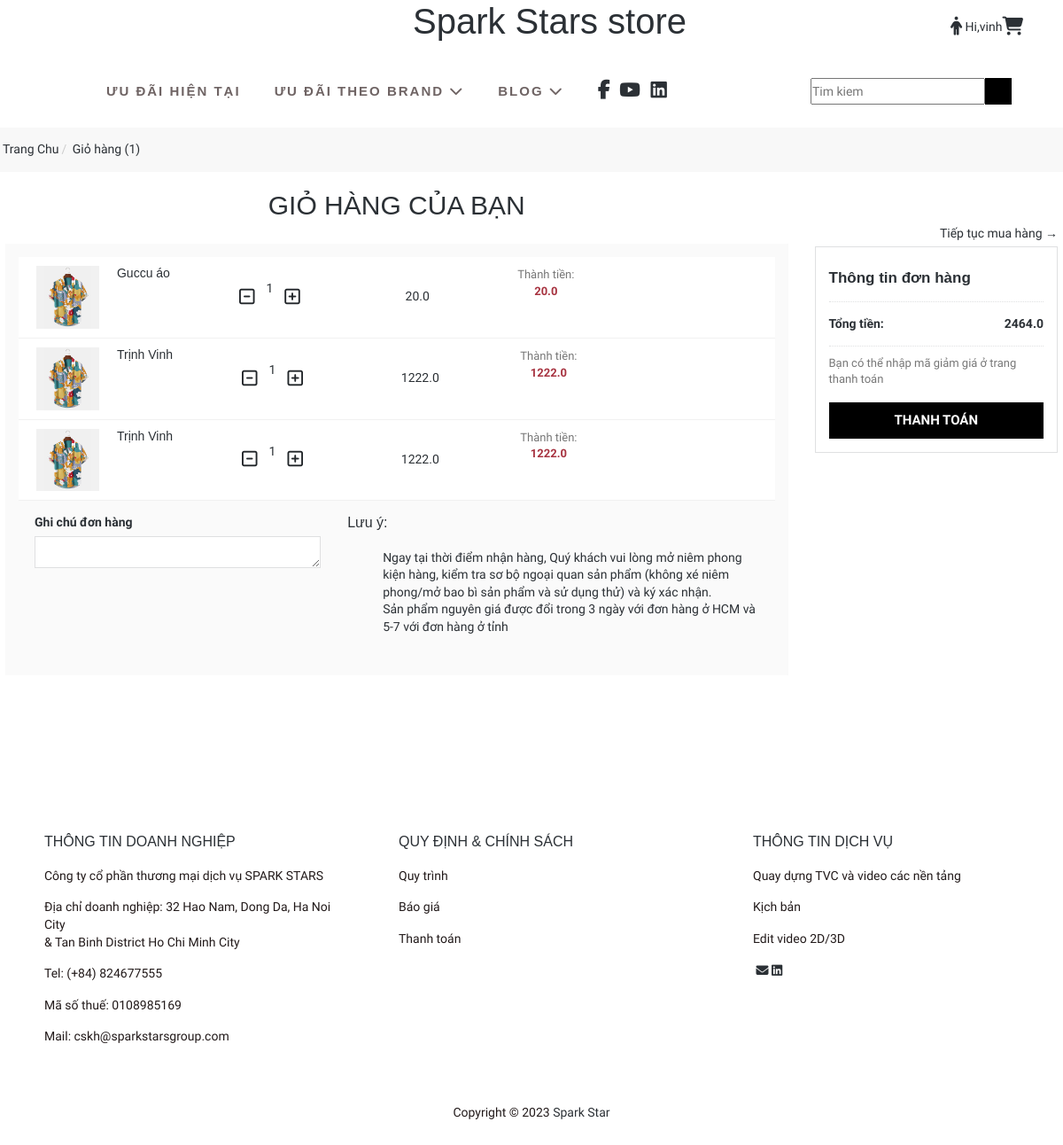
/Account/cart/ (signed in), run on the app's committed database.
### account/models.py (models this page shows, shortened)
class Cart(models.Model):
    user = models.ForeignKey(User,on_delete=models.CASCADE)
    product  =models.ForeignKey(Item,on_delete=models.CASCADE)
    quantity = models.PositiveIntegerField(default=1)

### item/models.py (models this page shows, shortened)
class Item(models.Model):
    category = models.ForeignKey(Category,related_name='items',on_delete=models.CASCADE)
    name =models.CharField(max_length=255)
    description = models.TextField(blank=True,null=True)
    price = models.FloatField()
    image = models.ImageField(upload_to='item_images',blank=True,null=True)
    is_sold = models.BooleanField(default=False)
    created_by = models.ForeignKey(User,related_name='items',on_delete=models.CASCADE)
    created_at = models.DateTimeField(auto_now_add=True)

### account/views.py (the view)
# urls.py: path("cart/",views.show_cart,name = "cart"),
def show_cart(request):
    user = request.user
    cart  =Cart.objects.filter(user= user)
    amount  =0
    for p in cart:
        value  =p.quantity *  p.product.price
        amount += value
        totalamount  =amount+   40
    return render(request,'account/cart.html',locals())

### account/templates/account/cart.html (shortened to what this page needs)
{% extends 'core/base.html' %}
{% block content %}
<main class="">
    <div id="layout-cart">
        <div class="breadcrumb-shop">
            <div class="container11">
                <div class="row">
                    <div class="col-lg-12 col-md-12 col-sm-12 col-xs-12 pd5 " itemprop itemtype="http://schema.org/BreadcrumbList">
                        <ol class="breadcrumb breadcrumb-arrows" itemprop="itemListElement">
                            <li itemprop itemtype="http://schema.org/ListItem"><a href="" target="_self" itemprop="item" ><span itemprop="name">Trang Chu</span></a></li>
                            <li class="active" itemprop="itemListElement" itemscope itemtype="http://schema.org/ListItem"><span itemprop="item" content=""><span itemprop="name">Giỏ hàng (1)</span></span></li>
                        </ol>
                    </div>
                </div>
            </div>
        </div>
        <div class="container11">
            <div class="row layout-cart">
                <div class="col-md-12 col-xs-12">
                    <div class="row">
                        <div  class="col-md-9 col-xs-12">
                            <h1 class="heading-cart">
                                Giỏ hàng của bạn
                            </h1>
                            {% if cart %}
                            <div class="list-pageform-cart">
                                <div class="cart-row cart-container1">
                                    <form action="" method="post" id="cartformpage">
                                        <div class="table-cart">
                                            {% for item in cart %}
                                            <div class="item line-item line-item-container1" data-variant-id="1110367316">
                                                <div class="left">
                                                    <div class="item-img"><img src="{{ item.product.image.url }}" alt=""></div>
                                                </div>
                                                <div class="right">
                                                    <div class="item-infor">
                                                        <a href=""><h3>{{item.product.name}}</h3></a>
                                                    </div>
                                                    <div class="item-quan">
                                                        <div class="qty quantity-partent qty-click clearfix">
                                                            <a href="" class="minus-cart btn" pid={{item.product.id}}><i class="far fa-minus-square fa-lg"></i></a>
                                                            <span id= "quantity"> {{ item.quantity }} </span>
                                                            <a href="" class="plus-cart btn" pid={{item.product.id}}><i class="far fa-plus-square fa-lg"></i></a>
                                                        </div>
                                                    </div>
                                                    <div class="item-price"><span>{{ item.product.price }}</span></div>
                                                    <div class="item-total-price">
                                                        <div class="price">
                                                            <span class="text">Thành tiền:</span>
                                                            <span class="line-item-total" id="totalamount">
                                                                {{item.product.price}}
                                                                    </span>
                                                        </div>
                                                        <div ><a class="remove btn btn-sm" pid ="{{item.product.id}}" class="cart">
                                                        </a></div>
                                                    </div>
                                                </div>
                                            </div>
                                            {% endfor %}
                                        </div>
                                        <div class="cart-row">
                                            <div class="row note-block">
                                                <div class="col-md-5 col-xs-12 cart-left-block">
                                                    <div class="checkout-buttons ">
                                                        <label for="note" class="note-label">Ghi chú đơn hàng</label>
                                                        <textarea class="form-control" id="note" name="note" rows="5"></textarea>
                                                    </div>
                                                </div>
                                                <div class="col-md-7 col-xs-12 cart-right-block">
                                                    <div class="policy_return"><h4>Lưu ý:</h4>
                                                        <ul>
                                                            <li>Ngay tại thời điểm nhận hàng, Quý khách vui lòng mở niêm phong kiện hàng, kiểm tra sơ bộ ngoại quan sản phẩm (không xé niêm phong/mở bao bì sản phẩm và sử dụng thử) và ký xác nhận. </li>
                                                            <li>Sản phẩm nguyên giá được đổi trong 3 ngày với đơn hàng ở HCM và 5-7 với đơn hàng ở tỉnh </li>
                                                        </ul>
                                                </div>
                                                </div>
                                            </div>
                                        </div>
                                    </form>
                                </div>
                            </div>
                            {% else %}
                                <h1>cart is empty</h1>
                            {% endif %}
                        </div>
                        <div class="col-md-3 col-xs-12 sidebar-cart-fix">
                            <a href="/" class="continue">Tiếp tục mua hàng →</a>
                            <div class="order-summary-block">
                                <h2 class="order-summary-title">Thông tin đơn hàng</h2>
                                <div class="summary-total" id="amount">
                                    <p >Tổng tiền: <span>{{amount}}</span>  </p>
                                </div>
                                <div class="summary-action"><p>Bạn có thể nhập mã giảm giá ở trang thanh toán</p>
                                    <a class="checkout-btn" href="#">THANH TOÁN</a></div>
                            </div>
                        </div>
                    </div>
                </div>
            </div>
        </div>
    </div>
</main>
{% endblock %}

### core/templates/core/base.html (shortened to what this page needs)
<!DOCTYPE html>
<html lang="en">
    {% load static %}
    <head>
        <link href="https://cdn.jsdelivr.net/npm/bootstrap@5.3.1/dist/css/bootstrap.min.css" rel="stylesheet">
        <link rel="stylesheet" href="https://cdnjs.cloudflare.com/ajax/libs/font-awesome/6.4.2/css/all.min.css" />
        <link rel="stylesheet" href="{% static 'core/css/style.css' %}">
    </head>
    <body>
        <div id="spark-star" class="index">
            <div class="main-body">
                <div class="scroller">
                    <div class="scroller-inner">
                        <header class="main-header">
                            <div class="container">
                                <div class="row row-flex header_pc hidden-sm hidden-xs">
                                    <div class="col-md-4 col-md-offset-4 col-sm-4 col-xs-5">
                                        <div class="main-header--logo">
                                            <a href="{% url 'core:index' %}"><h1 class="logo">Spark Stars store</h1></a>
                                        </div>
                                    </div>
                                    <div class="col-md-4 col-sm-4 col-xs-7">
                                        <div class="main-header--action row-flex">
                                            {% if request.user.is_authenticated %}
                                            <div><a href="{% url 'account:address' %}">
                                                <span>Hi,{{request.user.username}}</span>
                                            </a>
                                            </div>
                                            {% endif %}
                                            <div class="action-cart"><a href="{% url 'account:cart' %}"></a></div>
                                        </div>
                                    </div>
                                </div>
                                <div class="row hidden-sm hidden-xs header-menu">
                                    <div class="container">
                                    <div class="col-xs-12 main-header--menu">
                                        <nav class="desk-menu">
                                            <ul>
                                                <li class="childrent-1">
                                                    <a href="#" title="ƯU ĐÃI HIỆN TẠI">ƯU ĐÃI HIỆN TẠI</a>
                                                </li>
                                                <li class="menu-childrent-1 ">
                                                    <a href="">ƯU ĐÃI THEO BRAND
                                                        <i class="fa fa-chevron-down" aria-hidden="true"></i>
                                                    </a>
                                                </li>
                                                <li class="menu-children-1">
                                                    <a href="" title="blog">Blog
                                                        <i class="fa fa-chevron-down" aria-hidden="true">
                                                        </i>
                                                    </a>
                                                </li>
                                                <li class="menu-children-1">
                                                    <div class="social-list">
                                                        <a href="" target="_blank" ></a>
                                                        <a href="" target="_blank" ></a>
                                                        <a href="" target="_blank" ></a>
                                                    </div>
                                                </li>
                                            </ul>
                                            <div class="search-menu">
                                                <form action="" class="search-page">
                                                    <input type="text" name="q"
                                                    class="search-box" placeholder="Tim kiem">
                                                    <input type="submit" value="" alt="Go" id="go">
                                                </form>
                                            </div>
                                        </nav>
                                    </div>
                                    </div>
                                </div>
                            </div>
                        </header>
                    </div>
                </div>
            </div>
    </div>
    <section>
    {% block content %}
    {% endblock %}
    </section>
    <footer id="footer_html">
        <div class="main-footer--bottom">
            <div class="col" >
                <h4>THÔNG TIN DOANH NGHIỆP</h4>
                <p>Công ty cổ phần thương mại dịch vụ SPARK STARS</p>
                <P>Địa chỉ doanh nghiệp: 32 Hao Nam, Dong Da, Ha Noi City<br> & Tan Binh District Ho Chi Minh City</P>
                <p>Tel: (+84) 824677555  </p>
                <p>Mã số thuế: 0108985169</p><p>Mail: cskh@sparkstarsgroup.com</p>
            </div>
            <div class="col " id="col_2">
                <h4>QUY ĐỊNH & CHÍNH SÁCH</h4>
                <a href="#"><p> Quy trình</p></a>
                <a href=""><p>Báo giá</p></a>
            <a href ="https://sparkstarsgroup.com/phuong-thuc-thanh-toan/"> <p>Thanh toán</p></a>
            </div>
            <div class="col">
                <h4>THÔNG TIN DỊCH VỤ</h4>
                <p>Quay dựng TVC và video các nền tảng </p>
                <p>Kịch bản</p>
                            <p>Edit video 2D/3D</p>
                            <div class="icon_social">
                <a href="https://www.facebook.com/messages/t/108534327287937"><i class="fa fa-envelope" aria-hidden="true"></i></a>
                <a href ="https://www.linkedin.com/company/spark-stars-trading-service-join-stock-company/"><i class="fa-brands fa-linkedin"></i></a>
                    </div>
            </div>
        </div>
        <div class="main-footer--copyright">
            <div class="container">
                <p>Copyright © 2023
                    <a href="">Spark Star</a>
                </p>
            </div>
        </div>
    </footer>
</body>
</html>

### data on the page
Cart: product.image (picture), product.name "Guccu áo", quantity "1", product.price "20.0"
Cart: product.image (picture), product.name "Trịnh Vinh", quantity "1", product.price "1222.0"
Cart: product.image (picture), product.name "Trịnh Vinh", quantity "1", product.price "1222.0"

### other printed values
{{ request.user.username }} "vinh"
{{ amount }} "2464.0"
